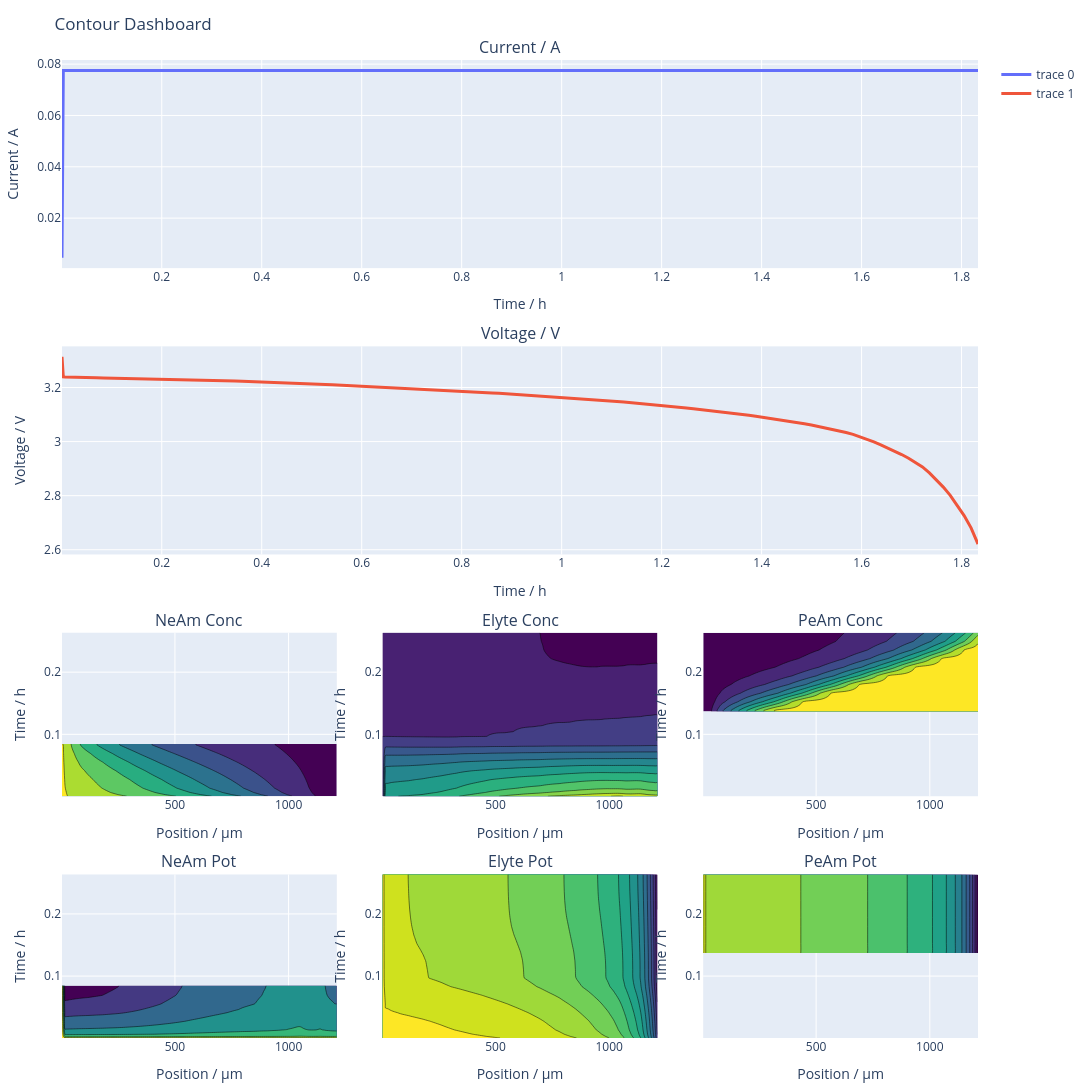

Notebook cell for this chart:
### Code cell
plot_dashboard_plotly(output; plot_type = "contour")

### Figure 1 — Plotly figure (JSON) as saved in the notebook; plotly's stock layout.template omitted (floating-point values rounded to 4 significant figures; data arrays with more than 128 entries replaced by an {"elided": "..."} marker saying what was removed)
{"data": [{"line": {"width": 3}, "mode": "lines", "type": "scatter", "x": {"elided": "136 float values"}, "xaxis": "x", "y": {"elided": "136 float values"}, "yaxis": "y"}, {"line": {"width": 3}, "mode": "lines", "type": "scatter", "x": {"elided": "136 float values"}, "xaxis": "x4", "y": {"elided": "136 float values"}, "yaxis": "y4"}, {"colorscale": "Viridis", "showscale": false, "transpose": true, "type": "contour", "x": [3.25, 9.75, 16.25, 22.75, 29.25, 35.75, 42.25, 48.75, 55.25, 61.75, 68.33, 75.0, 81.67, 89.6, 98.8, 108.0, 117.2, 126.4, 135.6, 144.8, 154.0, 163.2, 172.4], "xaxis": "x7", "y": {"elided": "136 float values"}, "yaxis": "y7", "z": {"elided": "136x23 float values"}}, {"colorscale": "Viridis", "showscale": false, "transpose": true, "type": "contour", "x": [3.25, 9.75, 16.25, 22.75, 29.25, 35.75, 42.25, 48.75, 55.25, 61.75, 68.33, 75.0, 81.67, 89.6, 98.8, 108.0, 117.2, 126.4, 135.6, 144.8, 154.0, 163.2, 172.4], "xaxis": "x8", "y": {"elided": "136 float values"}, "yaxis": "y8", "z": {"elided": "136x23 float values"}}, {"colorscale": "Viridis", "showscale": false, "transpose": true, "type": "contour", "x": [3.25, 9.75, 16.25, 22.75, 29.25, 35.75, 42.25, 48.75, 55.25, 61.75, 68.33, 75.0, 81.67, 89.6, 98.8, 108.0, 117.2, 126.4, 135.6, 144.8, 154.0, 163.2, 172.4], "xaxis": "x9", "y": {"elided": "136 float values"}, "yaxis": "y9", "z": {"elided": "136x23 float values"}}, {"colorscale": "Viridis", "showscale": false, "transpose": true, "type": "contour", "x": [3.25, 9.75, 16.25, 22.75, 29.25, 35.75, 42.25, 48.75, 55.25, 61.75, 68.33, 75.0, 81.67, 89.6, 98.8, 108.0, 117.2, 126.4, 135.6, 144.8, 154.0, 163.2, 172.4], "xaxis": "x10", "y": {"elided": "136 float values"}, "yaxis": "y10", "z": {"elided": "136x23 float values"}}, {"colorscale": "Viridis", "showscale": false, "transpose": true, "type": "contour", "x": [3.25, 9.75, 16.25, 22.75, 29.25, 35.75, 42.25, 48.75, 55.25, 61.75, 68.33, 75.0, 81.67, 89.6, 98.8, 108.0, 117.2, 126.4, 135.6, 144.8, 154.0, 163.2, 172.4], "xaxis": "x11", "y": {"elided": "136 float values"}, "yaxis": "y11", "z": {"elided": "136x23 float values"}}, {"colorscale": "Viridis", "showscale": false, "transpose": true, "type": "contour", "x": [3.25, 9.75, 16.25, 22.75, 29.25, 35.75, 42.25, 48.75, 55.25, 61.75, 68.33, 75.0, 81.67, 89.6, 98.8, 108.0, 117.2, 126.4, 135.6, 144.8, 154.0, 163.2, 172.4], "xaxis": "x12", "y": {"elided": "136 float values"}, "yaxis": "y12", "z": {"elided": "136x23 float values"}}], "layout": {"annotations": [{"font": {"size": 16}, "showarrow": false, "text": "Current / A", "x": 0.5, "xanchor": "center", "xref": "paper", "y": 1, "yanchor": "bottom", "yref": "paper"}, {"font": {"size": 16}, "showarrow": false, "text": "Voltage / V", "x": 0.5, "xanchor": "center", "xref": "paper", "y": 0.7072, "yanchor": "bottom", "yref": "paper"}, {"font": {"size": 16}, "showarrow": false, "text": "NeAm Conc", "x": 0.15, "xanchor": "center", "xref": "paper", "y": 0.4144, "yanchor": "bottom", "yref": "paper"}, {"font": {"size": 16}, "showarrow": false, "text": "Elyte Conc", "x": 0.5, "xanchor": "center", "xref": "paper", "y": 0.4144, "yanchor": "bottom", "yref": "paper"}, {"font": {"size": 16}, "showarrow": false, "text": "PeAm Conc", "x": 0.85, "xanchor": "center", "xref": "paper", "y": 0.4144, "yanchor": "bottom", "yref": "paper"}, {"font": {"size": 16}, "showarrow": false, "text": "NeAm Pot", "x": 0.15, "xanchor": "center", "xref": "paper", "y": 0.1672, "yanchor": "bottom", "yref": "paper"}, {"font": {"size": 16}, "showarrow": false, "text": "Elyte Pot", "x": 0.5, "xanchor": "center", "xref": "paper", "y": 0.1672, "yanchor": "bottom", "yref": "paper"}, {"font": {"size": 16}, "showarrow": false, "text": "PeAm Pot", "x": 0.85, "xanchor": "center", "xref": "paper", "y": 0.1672, "yanchor": "bottom", "yref": "paper"}], "height": 1100, "margin": {"b": 40, "l": 50, "r": 20, "t": 60}, "title": "Contour Dashboard", "width": 1200, "xaxis": {"anchor": "y", "domain": [0, 1], "title": {"text": "Time / h"}}, "xaxis10": {"anchor": "y10", "domain": [0, 0.3], "title": "Position / μm"}, "xaxis11": {"anchor": "y11", "domain": [0.35, 0.65], "title": "Position / μm"}, "xaxis12": {"anchor": "y12", "domain": [0.7, 1], "title": "Position / μm"}, "xaxis2": {"anchor": "y2", "domain": [0.35, 0.65]}, "xaxis3": {"anchor": "y3", "domain": [0.7, 1]}, "xaxis4": {"anchor": "y4", "domain": [0, 1], "title": "Time / h"}, "xaxis5": {"anchor": "y5", "domain": [0.35, 0.65]}, "xaxis6": {"anchor": "y6", "domain": [0.7, 1]}, "xaxis7": {"anchor": "y7", "domain": [0, 0.3], "title": "Position / μm"}, "xaxis8": {"anchor": "y8", "domain": [0.35, 0.65], "title": "Position / μm"}, "xaxis9": {"anchor": "y9", "domain": [0.7, 1], "title": "Position / μm"}, "yaxis": {"anchor": "x", "domain": [0.7872, 1], "title": {"text": "Current / A"}}, "yaxis10": {"anchor": "x10", "domain": [0, 0.1672], "title": "Time / h"}, "yaxis11": {"anchor": "x11", "domain": [0, 0.1672], "title": "Time / h"}, "yaxis12": {"anchor": "x12", "domain": [0, 0.1672], "title": "Time / h"}, "yaxis2": {"anchor": "x2", "domain": [0.7872, 1]}, "yaxis3": {"anchor": "x3", "domain": [0.7872, 1]}, "yaxis4": {"anchor": "x4", "domain": [0.4944, 0.7072], "title": "Voltage / V"}, "yaxis5": {"anchor": "x5", "domain": [0.4944, 0.7072]}, "yaxis6": {"anchor": "x6", "domain": [0.4944, 0.7072]}, "yaxis7": {"anchor": "x7", "domain": [0.2472, 0.4144], "title": "Time / h"}, "yaxis8": {"anchor": "x8", "domain": [0.2472, 0.4144], "title": "Time / h"}, "yaxis9": {"anchor": "x9", "domain": [0.2472, 0.4144], "title": "Time / h"}}}
